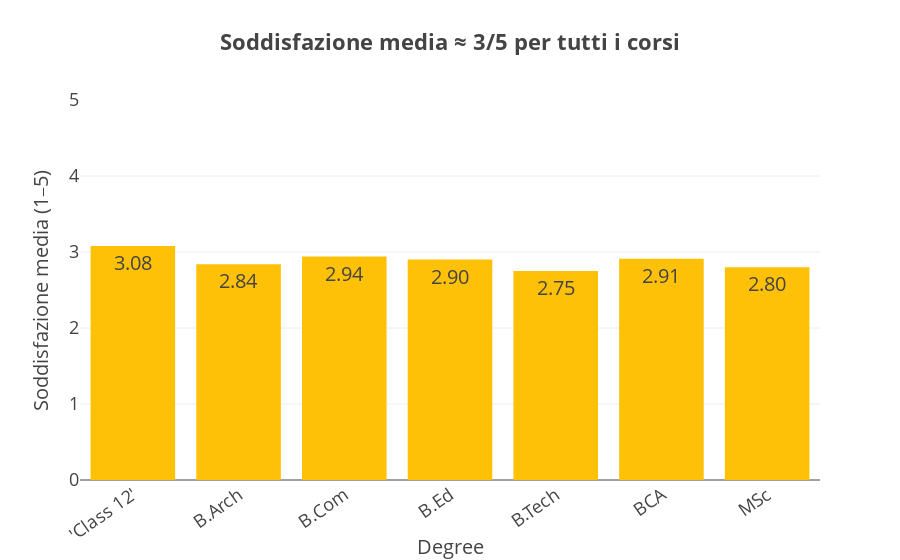

Here is the notebook cell this chart was saved with:
### Markdown cell above
### Graph D – Study satisfaction by degree

#### Regardless of degree, average study satisfaction hovers around 3 out of 5, indicating moderate satisfaction with little variation between programmes.

### Code cell
# GRAPH D – Average study satisfaction by degree
mean_sat = (
    sub.groupby("Degree", as_index=False)["Study Satisfaction"]
    .mean()
    .round(2)
    .sort_values("Degree")
)
fig_sat = px.bar(
    mean_sat,
    x="Degree",
    y="Study Satisfaction",
    text_auto=".2f",
    color_discrete_sequence=["#FFC107"],
    template=TEMPLATE,
    title="<b>Soddisfazione media ≈ 3/5 per tutti i corsi</b>",
    labels={"Study Satisfaction": "Soddisfazione media (1‒5)"},
).update_layout(xaxis_tickangle=-35, yaxis_range=[0, 5])
bump_fonts(fig_sat)
fig_sat.show()

### Figure 1 — Plotly figure (JSON) as saved in the notebook; plotly's stock layout.template omitted (floating-point values rounded to 4 significant figures)
{"data": [{"alignmentgroup": "True", "hovertemplate": "Degree=%{x}<br>Soddisfazione media (1‒5)=%{y}<extra></extra>", "legendgroup": "", "marker": {"color": "#FFC107", "pattern": {"shape": ""}}, "name": "", "offsetgroup": "", "orientation": "v", "showlegend": false, "textposition": "auto", "texttemplate": "%{y:.2f}", "type": "bar", "x": ["'Class 12'", "B.Arch", "B.Com", "B.Ed", "B.Tech", "BCA", "MSc"], "xaxis": "x", "y": [3.08, 2.84, 2.94, 2.9, 2.75, 2.91, 2.8], "yaxis": "y"}], "layout": {"barmode": "relative", "font": {"size": 20}, "legend": {"font": {"size": 20}, "tracegroupgap": 0}, "title": {"font": {"size": 22}, "text": "<b>Soddisfazione media ≈ 3/5 per tutti i corsi</b>"}, "xaxis": {"anchor": "y", "domain": [0, 1], "tickangle": -35, "tickfont": {"size": 18}, "title": {"font": {"size": 20}, "text": "Degree"}}, "yaxis": {"anchor": "x", "domain": [0, 1], "range": [0, 5], "tickfont": {"size": 18}, "title": {"font": {"size": 20}, "text": "Soddisfazione media (1‒5)"}}}}
